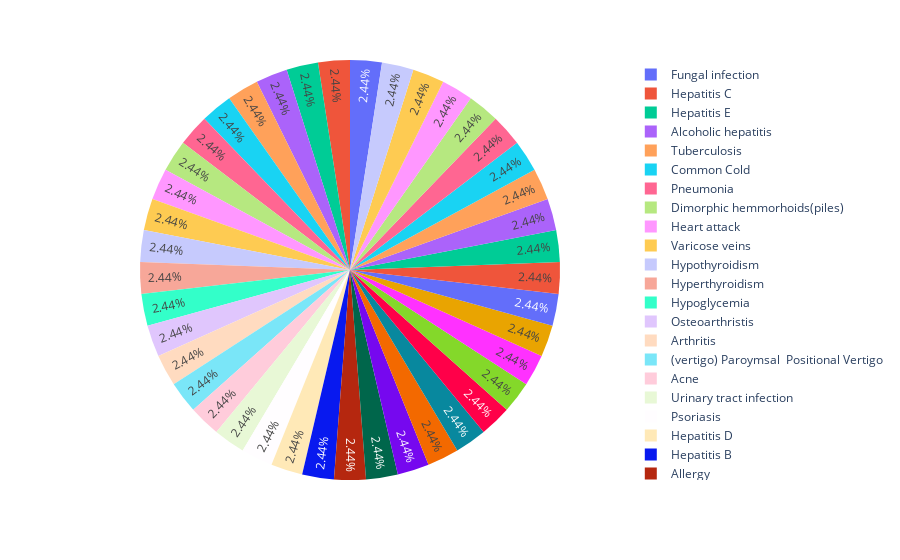

The cell this chart's notebook holds for it:
### Code cell
from plotly import express as exp, graph_objs as go

prog_counts = df_train.prognosis.value_counts()
exp.pie(values=prog_counts.values,names=prog_counts.keys())

### Figure 1 — Plotly figure (JSON) as saved in the notebook; plotly's stock layout.template omitted (floating-point values rounded to 4 significant figures)
{"data": [{"domain": {"x": [0, 1], "y": [0, 1]}, "hovertemplate": "label=%{label}<br>value=%{value}<extra></extra>", "labels": ["Fungal infection", "Hepatitis C", "Hepatitis E", "Alcoholic hepatitis", "Tuberculosis", "Common Cold", "Pneumonia", "Dimorphic hemmorhoids(piles)", "Heart attack", "Varicose veins", "Hypothyroidism", "Hyperthyroidism", "Hypoglycemia", "Osteoarthristis", "Arthritis", "(vertigo) Paroymsal  Positional Vertigo", "Acne", "Urinary tract infection", "Psoriasis", "Hepatitis D", "Hepatitis B", "Allergy", "hepatitis A", "GERD", "Chronic cholestasis", "Drug Reaction", "Peptic ulcer diseae", "AIDS", "Diabetes ", "Gastroenteritis", "Bronchial Asthma", "Hypertension ", "Migraine", "Cervical spondylosis", "Paralysis (brain hemorrhage)", "Jaundice", "Malaria", "Chicken pox", "Dengue", "Typhoid", "Impetigo"], "legendgroup": "", "name": "", "showlegend": true, "type": "pie", "values": [120, 120, 120, 120, 120, 120, 120, 120, 120, 120, 120, 120, 120, 120, 120, 120, 120, 120, 120, 120, 120, 120, 120, 120, 120, 120, 120, 120, 120, 120, 120, 120, 120, 120, 120, 120, 120, 120, 120, 120, 120]}], "layout": {"autosize": true, "legend": {"tracegroupgap": 0}, "margin": {"t": 60}}}
